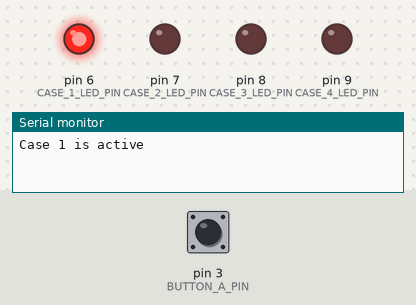
Recording of a sketch running on a simulated Arduino Uno, built with avr-gcc and run on an emulated ATmega328P. Shown: output pins drawn as LEDs (lit = HIGH), the last lines printed to the serial monitor. Inputs (shaded band) come from the test bench; at power-on: pin 3 (BUTTON_A_PIN) LOW.

Above: at 1.2 s.
1.3 s: pin 3 (BUTTON_A_PIN) pulled HIGH for 0.15 s
At 2.0 s:
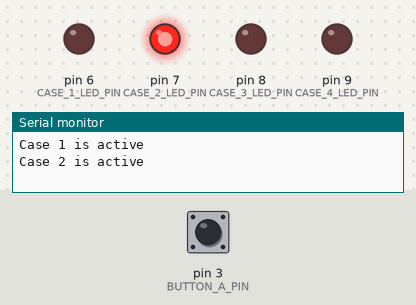
2.9 s: pin 3 (BUTTON_A_PIN) pulled HIGH for 1 s
At 3.3 s:
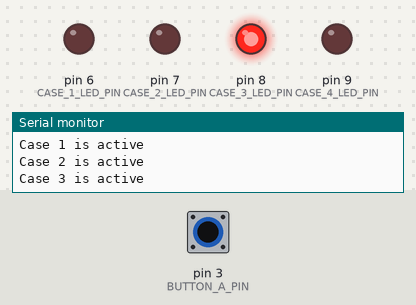
5.4 s: pin 3 (BUTTON_A_PIN) pulled HIGH for 0.15 s
At 6.4 s:
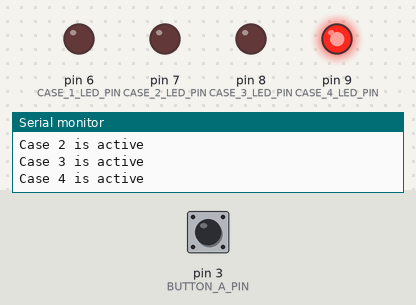
7.0 s: pin 3 (BUTTON_A_PIN) pulled HIGH for 3.2 s
At 7.6 s:
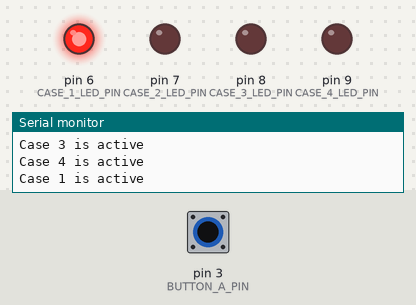
Timing chart, 0 to 10.0 s (numbered marks = the images above; inputs shaded):
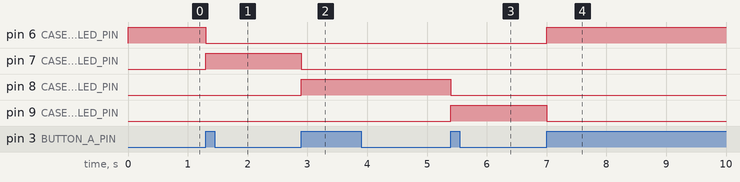

The sketch:

2a.ino
```cpp
// A recipe for non-blocking arduino code can be found here:
// https://github.com/nosknut/arduino-course-v2023/blob/main/IELET1002/ArduinoExampleCode/FromBlockingToNonBlocking/FromBlockingToNonBlocking.ino

/////////////////////////////////////
///////// Custom Data Types /////////
/////////////////////////////////////

// NB! Custom data types in C++ (Arduino) must be defined before any
// functions, or the compiler will give an error saying the data type is not defined.
// Normally, all variables and data types would be defined at the top of the file,
// but an exception is made for this example to make it easier to follow.

// Is used to make setting the state of the LED indicator more readable.
// Using enum class instead of enum because it is safer and groups the enum
// values under the enum name.
// In practice the difference between enum class and enum is the way it is used:
// LedIndicatorMode::CASE_1 instead of just CASE_1.
// If you are interested in the reasons why you should use one over the other, see the post below:
// https://www.geeksforgeeks.org/enum-classes-in-c-and-their-advantage-over-enum-datatype/
enum class LedIndicatorMode
{
    OFF,
    CASE_1,
    CASE_2,
    CASE_3,
    CASE_4
};

/////////////////////////////////////
//////////// Button A State /////////
/////////////////////////////////////

const int BUTTON_A_PIN = 3;

// The debounced state of the button
bool buttonAState = false;

// The time when the button state last changed
unsigned long debounceTimer = 0;
unsigned long debounceTimeout = 50;

// Updates the global variable buttonAState with
// the current debounced state of the button.
// Do not call this function directly. Use updateButtonA instead.
// https://docs.arduino.cc/built-in-examples/digital/Debounce
void updateButtonAState()
{
    if ((millis() - debounceTimer) < debounceTimeout)
    {
        // Exit the function if the timeout has not expired
        return;
    }

    bool newState = digitalRead(BUTTON_A_PIN);

    if (newState != buttonAState)
    {
        // Reset the debounce timer if the state has changed
        debounceTimer = millis();
    }

    // Update the global variable that
    // the rest of the program uses
    buttonAState = newState;
}

/////////////////////////////////////
///// Button A Edge Detection ///////
/////////////////////////////////////

/*
Becomes true for one loop when the button state has a rising edge.
A rising edge is when the button state changes from 0 to 1
Example:
    if (buttonARisingEdge)
    {
        // Do something once per button press
    }
*/
bool buttonARisingEdge = false;

// The oposite of buttonARisingEdge
bool buttonAFallingEdge = false;

bool buttonAPreviousState = false;

// Updates the global variables buttonARisingEdge and buttonARisingEdge.
// Do not call this function directly. Use updateButtonA instead.
// https://docs.arduino.cc/built-in-examples/digital/StateChangeDetection
void updateButtonAEdgeDetection()
{
    // A rising edge is detected when the state is 1 and it used to be 0: 1 && !0
    buttonARisingEdge = buttonAState && !buttonAPreviousState;

    // A falling edge is detected when the state is 0 and it used to be 1: !0 && 1
    buttonAFallingEdge = !buttonAState && buttonAPreviousState;

    // Update the previous state for the next time this function is called
    buttonAPreviousState = buttonAState;
}

/////////////////////////////////////
//////////// Button A ///////////////
/////////////////////////////////////

void setupButtonA()
{
    pinMode(BUTTON_A_PIN, INPUT);
}

// Updates everything needed to use the global variables
// buttonAState, buttonARisingEdge and buttonAFallingEdge.
// Call this function in void loop().
void updateButtonA()
{
    updateButtonAState();
    updateButtonAEdgeDetection();
}

/////////////////////////////////////
//////////// LED Code ///////////////
/////////////////////////////////////

const int CASE_1_LED_PIN = 6;
const int CASE_2_LED_PIN = 7;
const int CASE_3_LED_PIN = 8;
const int CASE_4_LED_PIN = 9;

// Activates and deactivates the LEDS in the case LED
// indicator based on the provided indicator mode.
// Why use an enum for this instead of an int with the numbers 0 to 4?
// Because it makes the code more readable.
int setCaseLedIndicatorMode(LedIndicatorMode mode)
{
    switch (mode)
    {
    case LedIndicatorMode::OFF:
        digitalWrite(CASE_1_LED_PIN, LOW);
        digitalWrite(CASE_2_LED_PIN, LOW);
        digitalWrite(CASE_3_LED_PIN, LOW);
        digitalWrite(CASE_4_LED_PIN, LOW);
        break;
    case LedIndicatorMode::CASE_1:
        digitalWrite(CASE_1_LED_PIN, HIGH);
        digitalWrite(CASE_2_LED_PIN, LOW);
        digitalWrite(CASE_3_LED_PIN, LOW);
        digitalWrite(CASE_4_LED_PIN, LOW);
        break;
    case LedIndicatorMode::CASE_2:
        digitalWrite(CASE_1_LED_PIN, LOW);
        digitalWrite(CASE_2_LED_PIN, HIGH);
        digitalWrite(CASE_3_LED_PIN, LOW);
        digitalWrite(CASE_4_LED_PIN, LOW);
        break;
    case LedIndicatorMode::CASE_3:
        digitalWrite(CASE_1_LED_PIN, LOW);
        digitalWrite(CASE_2_LED_PIN, LOW);
        digitalWrite(CASE_3_LED_PIN, HIGH);
        digitalWrite(CASE_4_LED_PIN, LOW);
        break;
    case LedIndicatorMode::CASE_4:
        digitalWrite(CASE_1_LED_PIN, LOW);
        digitalWrite(CASE_2_LED_PIN, LOW);
        digitalWrite(CASE_3_LED_PIN, LOW);
        digitalWrite(CASE_4_LED_PIN, HIGH);
        break;
    }
    return 1;
}

void setupCaseLedIndicator()
{
    pinMode(CASE_1_LED_PIN, OUTPUT);
    pinMode(CASE_2_LED_PIN, OUTPUT);
    pinMode(CASE_3_LED_PIN, OUTPUT);
    pinMode(CASE_4_LED_PIN, OUTPUT);
}

/////////////////////////////////////
//////////// Main Code //////////////
/////////////////////////////////////

int step = 0;

void setup()
{
    Serial.begin(9600);
    setupButtonA();
    setupCaseLedIndicator();
}

void updateSequence()
{
    switch (step)
    {
    //////////////////
    ///// Case 1 /////
    //////////////////
    case 0:
        // Code that should run once during case 1
        setCaseLedIndicatorMode(LedIndicatorMode::CASE_1);

        Serial.println("Case 1 is active");
        step += 1;
        break;
    case 1:
        // Code that should run over and over again during case 1
        if (buttonARisingEdge)
        {
            step += 1;
        }
        break;
    //////////////////
    ///// Case 2 /////
    //////////////////
    case 2:
        // Code that should run once during case 2
        setCaseLedIndicatorMode(LedIndicatorMode::CASE_2);

        Serial.println("Case 2 is active");
        step += 1;
        break;
    case 3:
        // Code that should run over and over again during case 2
        if (buttonARisingEdge)
        {
            step += 1;
        }
        break;
    //////////////////
    ///// Case 3 /////
    //////////////////
    case 4:
        // Code that should run once during case 3
        setCaseLedIndicatorMode(LedIndicatorMode::CASE_3);

        Serial.println("Case 3 is active");
        step += 1;
        break;
    case 5:
        // Code that should run over and over again during case 3
        if (buttonARisingEdge)
        {
            step += 1;
        }
        break;
    //////////////////
    ///// Case 4 /////
    //////////////////
    case 6:
        // Code that should run once during case 4
        setCaseLedIndicatorMode(LedIndicatorMode::CASE_4);

        Serial.println("Case 4 is active");
        step += 1;
        break;
    case 7:
        // Code that should run over and over again during case 4
        if (buttonARisingEdge)
        {
            step = 0;
        }
        break;
    }
}

void loop()
{
    updateButtonA();
    updateSequence();
}
```

Measured:
- after the input at 1.3 s, pin 6 (CASE_1_LED_PIN): HIGH → LOW at once; pin 7 (CASE_2_LED_PIN): LOW → HIGH at once
- after the input at 2.9 s, pin 7 (CASE_2_LED_PIN): HIGH → LOW at once; pin 8 (CASE_3_LED_PIN): LOW → HIGH at once
- after the input at 5.4 s, pin 8 (CASE_3_LED_PIN): HIGH → LOW at once; pin 9 (CASE_4_LED_PIN): LOW → HIGH at once
- after the input at 7.0 s, pin 6 (CASE_1_LED_PIN): LOW → HIGH at once; pin 9 (CASE_4_LED_PIN): HIGH → LOW at once
